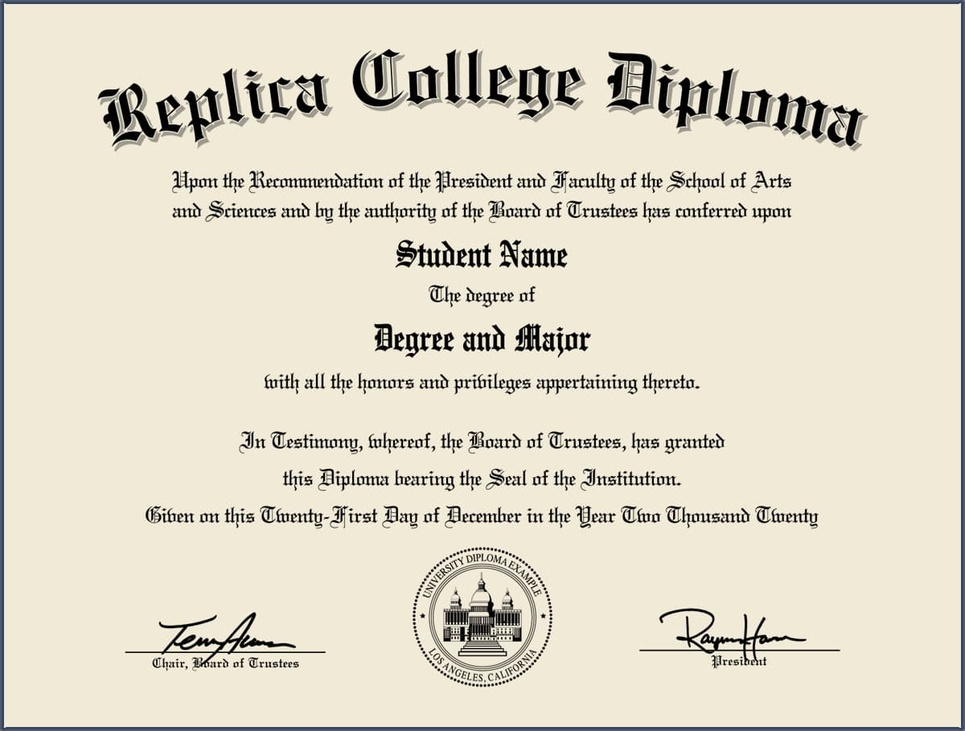
#> input picture dip_03.jpg, 965 x 731 px, shrunk from 1200 x 909 before the run
$ python preprocessing.py
#> lines starting #> are read from the running program, lines starting #| are printed output that depends on the picture; after the words box and inside, x2 and y2 are one past the last pixel; in counts of white or black regions, pixels touching at a corner belong together
import cv2

image = cv2.imread("dip_03.jpg")
#> image is the input picture: shape (731, 965, 3); mean B, G, R 200.7, 217.6, 223.7
image = cv2.cvtColor(image, cv2.COLOR_BGR2GRAY)
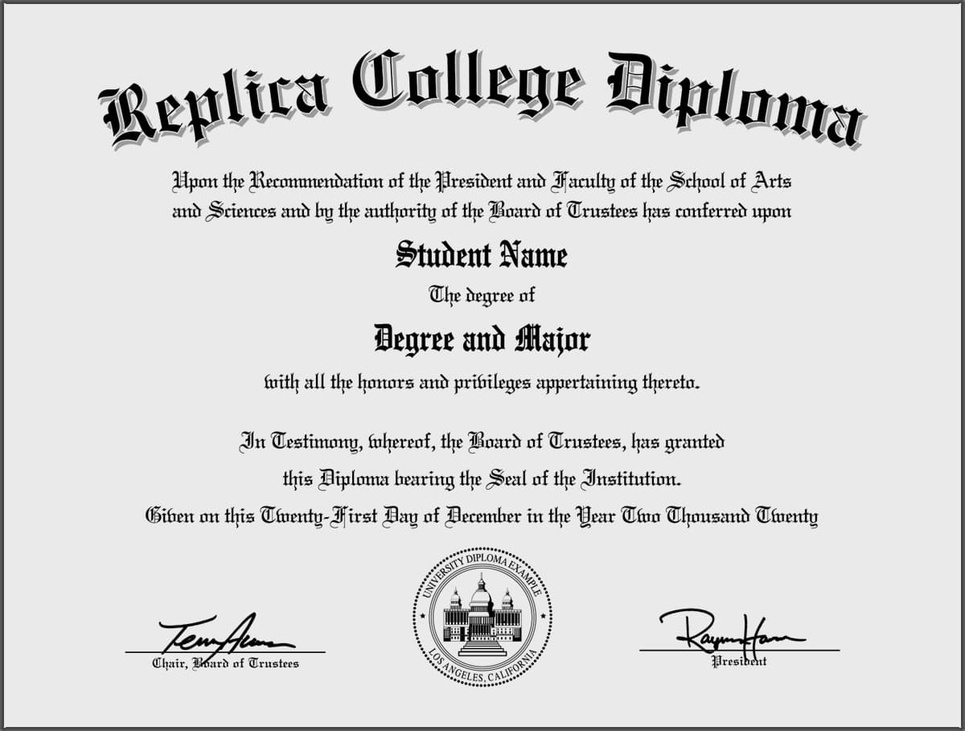
#> image: shape (731, 965); min 0, max 255, mean 217.5

_, result = cv2.threshold(image, 100, 255, cv2.THRESH_BINARY)
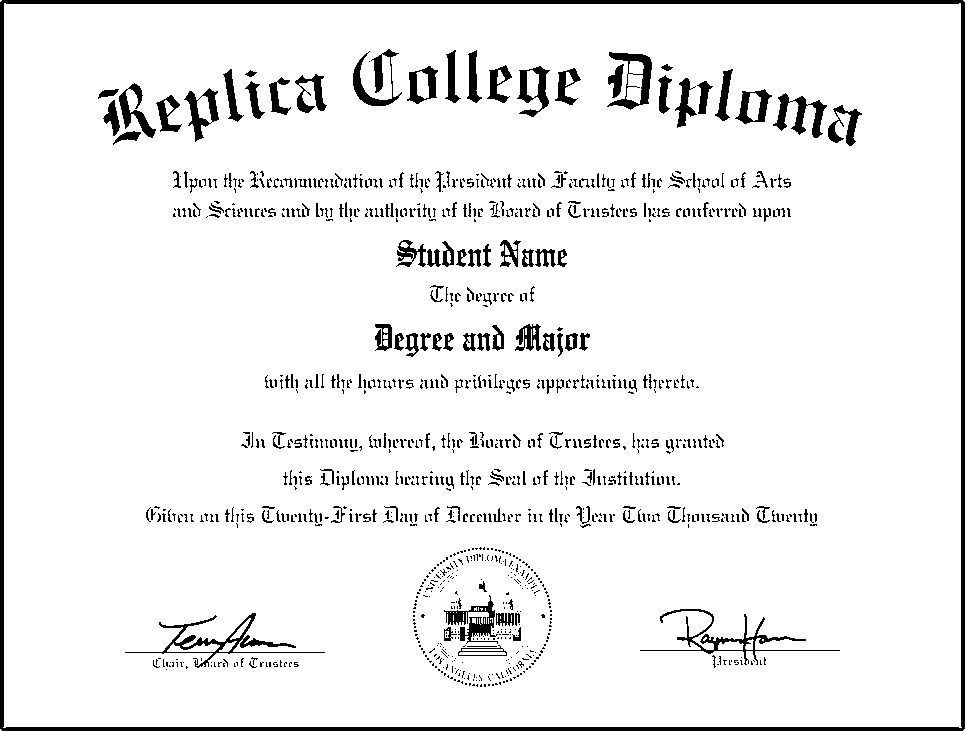
#> result: shape (731, 965); 93.3% white; 1091 black regions (784 under 20 px), largest, box (x1, y1, x2, y2) and area: (0, 0, 965, 731) 13482, (125, 613, 325, 668) 1325, (640, 609, 840, 665) 1187

adpt_result = cv2.adaptiveThreshold(image, 255, cv2.ADAPTIVE_THRESH_GAUSSIAN_C, cv2.THRESH_BINARY, 41, 5)
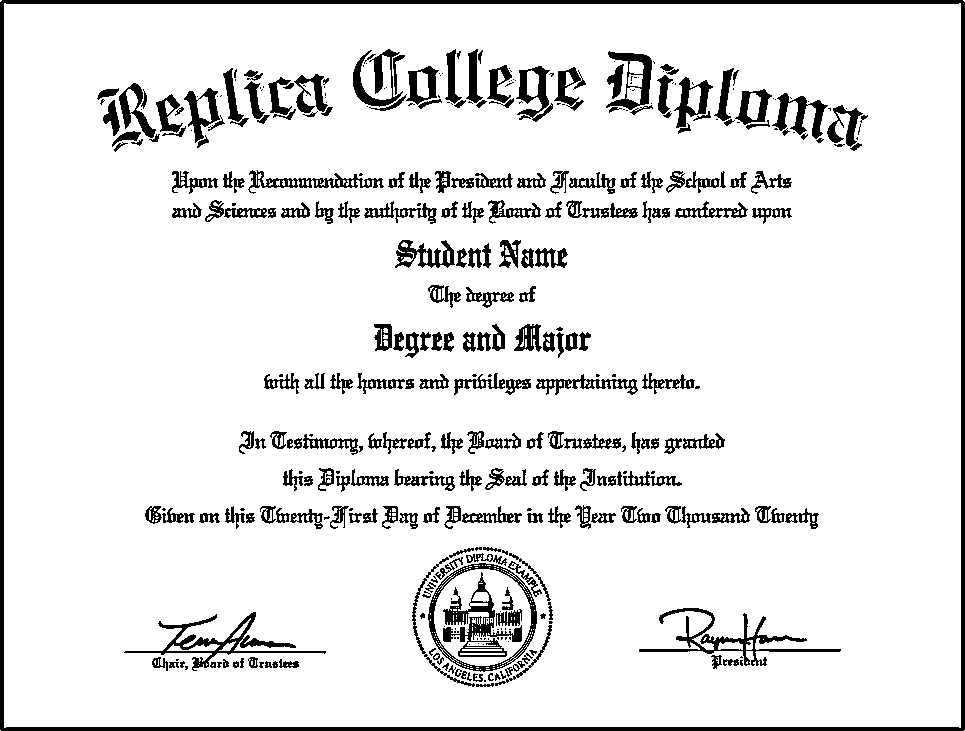
#> adpt_result: shape (731, 965); 90.6% white; 385 black regions (133 under 20 px), largest, box (x1, y1, x2, y2) and area: (0, 0, 965, 731) 13488, (443, 572, 522, 657) 1907, (639, 608, 841, 666) 1882

cv2.imshow("image", adpt_result)
cv2.imwrite("dip_04.jpg", adpt_result)
cv2.waitKey(0)
